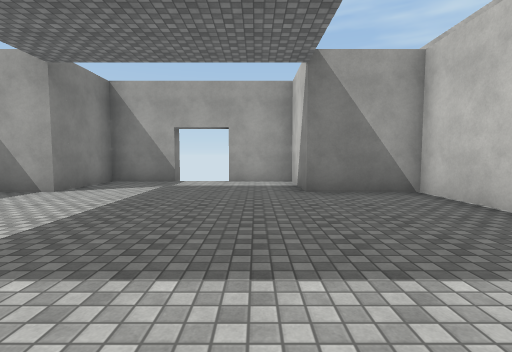
View 1 (above)

18 first-person views from a walk through a 3-D level made in the Unity game engine. The camera is 1.4 m above the floor, tilts 4° down and sees 85° across. Doors are open. The floor is counted in squares, 2 m on a side. Each view is taken from the middle of a square. On the plan, view 1 faces up. The plan holds only what a view shows up to about 9 squares ahead; the rest is blank. The place goes on beyond the plan. The player character is not drawn. Some animated figures are left out. Surface patterns are stand-ins for the level's own textures.

View 2
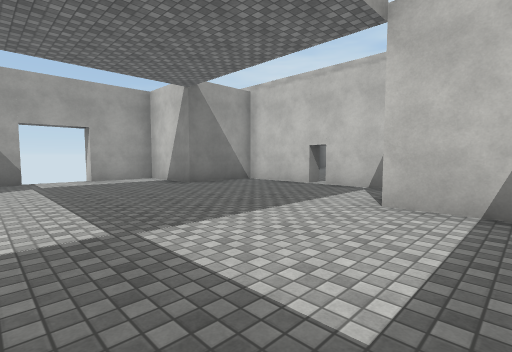

View 3
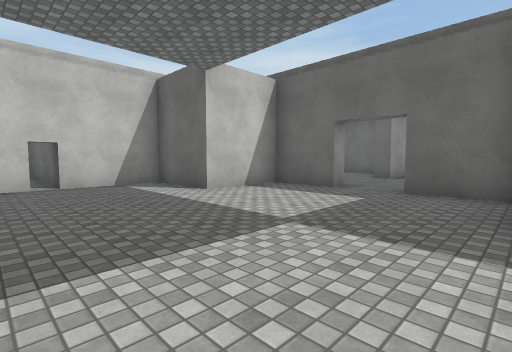

View 4
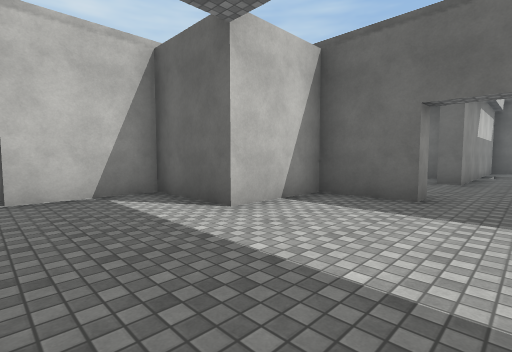

View 5
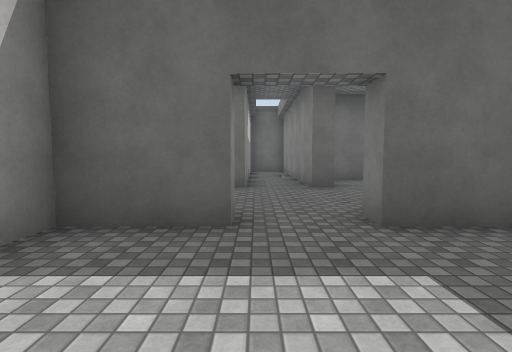

View 6
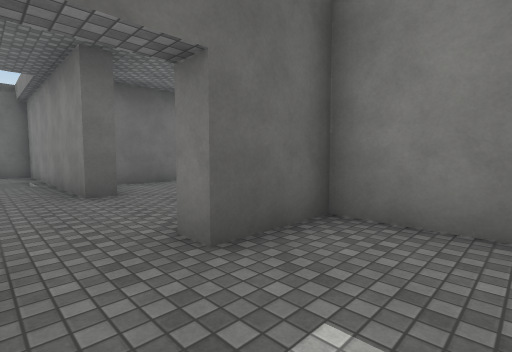

View 7
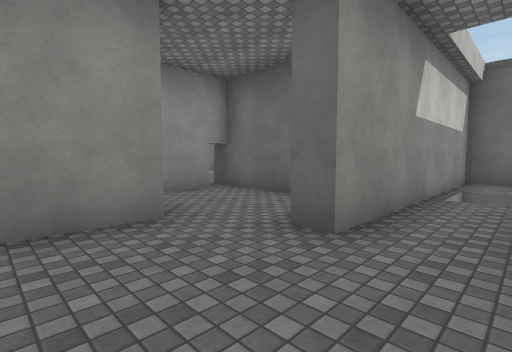

View 8
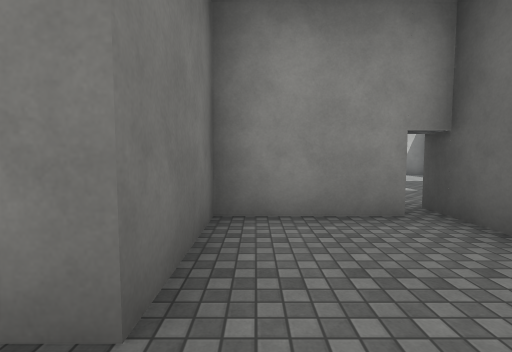

View 9
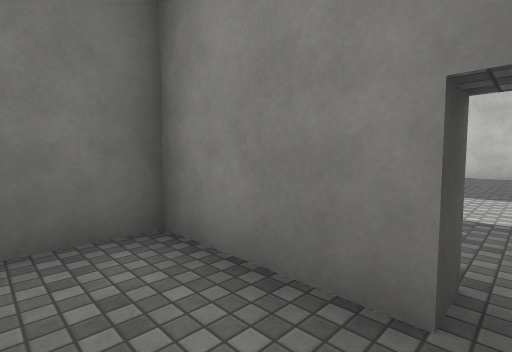

View 10
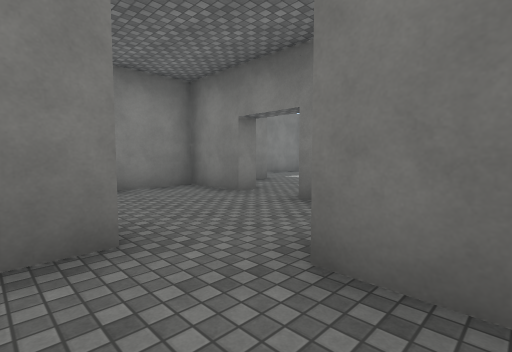

View 11
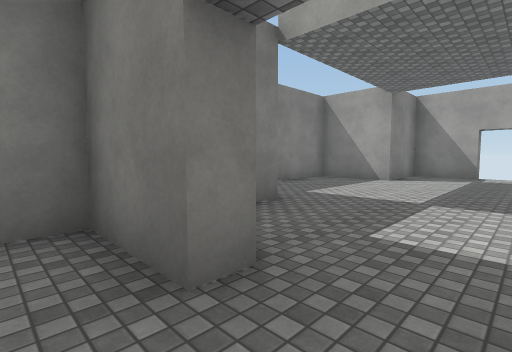

View 12
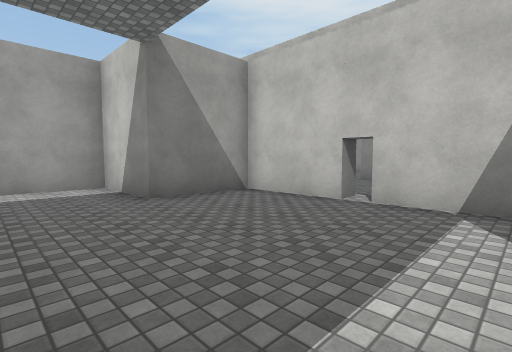

View 13
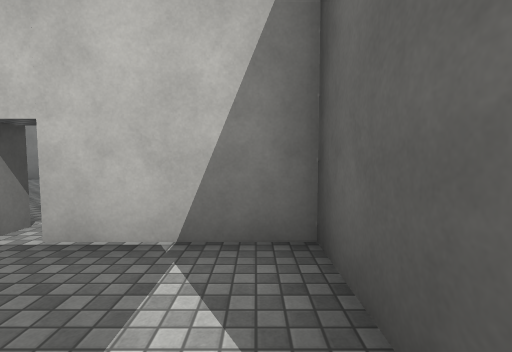

View 14
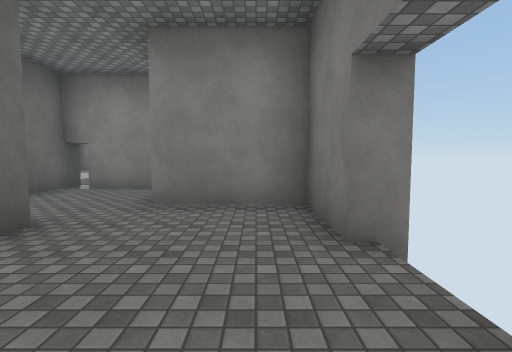

View 15
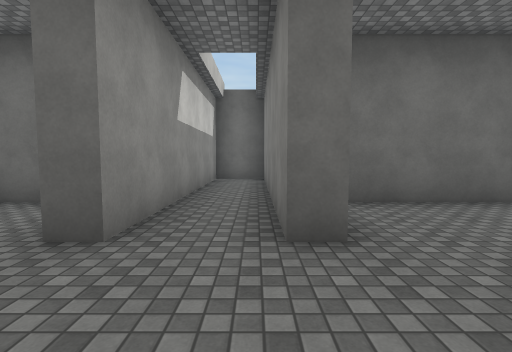

View 16
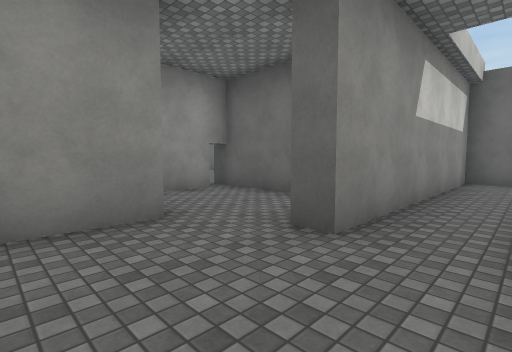

View 17
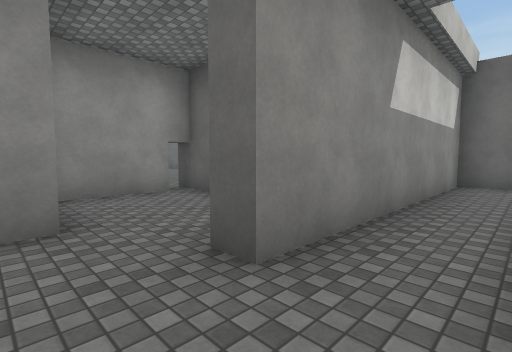

View 18
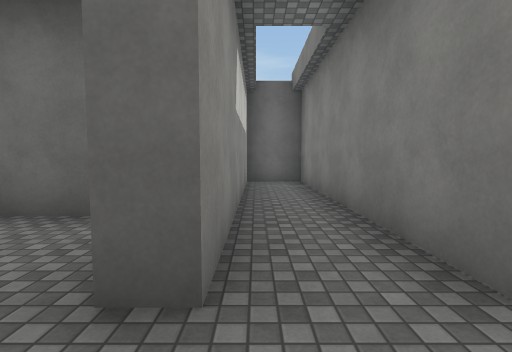

### Floor plan
Points are (right, up) in squares from view 1. A wall is a line through its corners. A room is listed if a view was taken in it or the views show most of it. See-through windows are left out.
Room 1 (views 1, 2, 3, 4, 5, 6, 12, 13)
walls: (-4, 0.6) (-4, -1.8) (-2.3, -1.8) (-2.3, -2.2); (3.8, 3.2) (3.3, 3.2) (3.3, 5.5) (1, 5.5) (1, 7.7) (-0.8, 7.7); (-2.3, 7.7) (-4, 7.7) (-4, 5.5) (-4.5, 5.5); (-0.8, -2.4) (-0.8, -1.8) (1, -1.8) (1, 0.5) (3.3, 0.5) (3.3, 2.7)
ways out: opening at (-1.5, -2) to room 2; opening at (4, 3) to room 4; open door at (-1.5, 8)
Room 2 (views 7, 8, 11)
walls: (-2.9, -5.3) (-2.3, -5.3) (-2.3, -9.9); (-2.3, -2.2) (-4, -2.2) (-4, -4); (1, -4.5) (1, -3); (-4.5, -7.3) (-3.2, -7.3); (-0.8, -10) (-0.8, -5.3) (-0.2, -5.3)
ways out: opening at (-1.5, -2) to room 1; opening at (1, -5) to room 3
Room 3 (views 9, 10)
walls: (3.3, -6.8) (3.3, -4.5) (1, -4.5); (0.1, -7.3) (3.8, -7.3); (-0.2, -5.3) (-0.2, -6)
ways out: opening at (1, -5) to room 2; opening at (4, -7)
Room 4 (views 14, 15, 16, 17, 18)
walls: (7.1, 4.7) (7.7, 4.7) (7.7, 1.5); (7.7, 7.7) (6, 7.7) (6, 5.5); (3.8, 4.8) (3.8, 3.2); (9.8, 7.7) (9.2, 7.7); (11, 5.4) (11, 7); (9.2, 1.4) (9.2, 4.7) (9.8, 4.7); (3.3, 2.7) (7.2, 2.7)
ways out: opening at (4, 3) to room 1; opening at (9, 2) to room 5; opening at (11, 5); open door at (8.5, 8)
Room 5 (no view inside)
walls: (7.7, 1.5) (7.7, -1.8) (9.2, -1.8) (9.2, 1.4)
ways out: opening at (9, 2) to room 4

Where each view was taken, in squares from view 1:
view 1: 0 up, 0 right, facing up
view 2: 1 down, 3 left, facing up-right
view 3: 4 up, 4 left, facing down-right
view 4: 3 up, 2 left, facing down-right
view 5: 1 up, 1 left, facing down
view 6: 0 up, 1 left, facing down-left
view 7: 3 down, 2 left, facing down-right
view 8: 5 down, 0 right, facing right
view 9: 7 down, 2 right, facing up-right
view 10: 6 down, 2 right, facing up-left
view 11: 3 down, 1 left, facing up-left
view 12: 1 up, 1 left, facing up-right
view 13: 1 up, 1 right, facing right
view 14: 7 up, 10 right, facing left
view 15: 7 up, 8 right, facing down
view 16: 7 up, 8 right, facing down-right
view 17: 6 up, 8 right, facing down-right
view 18: 6 up, 9 right, facing down
